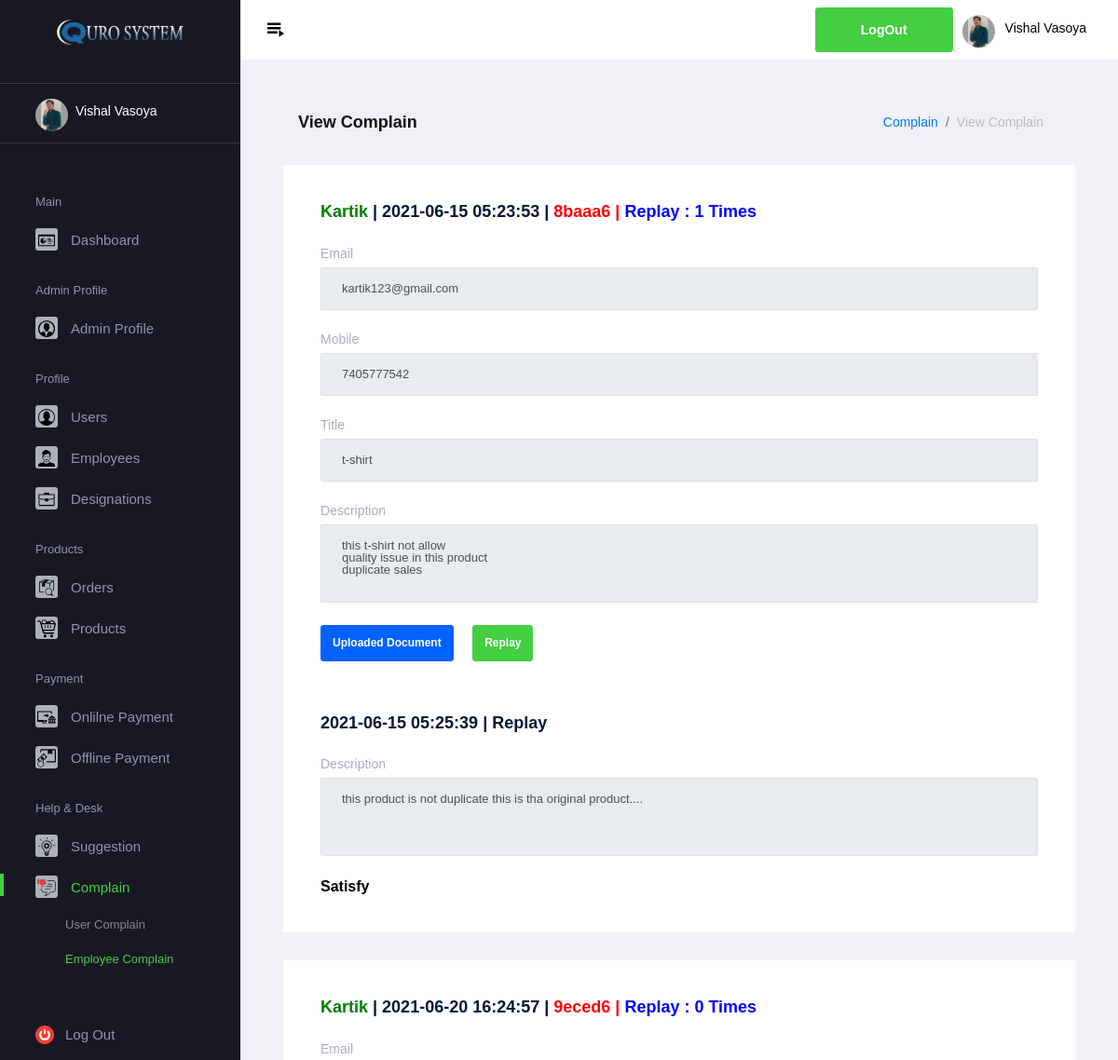
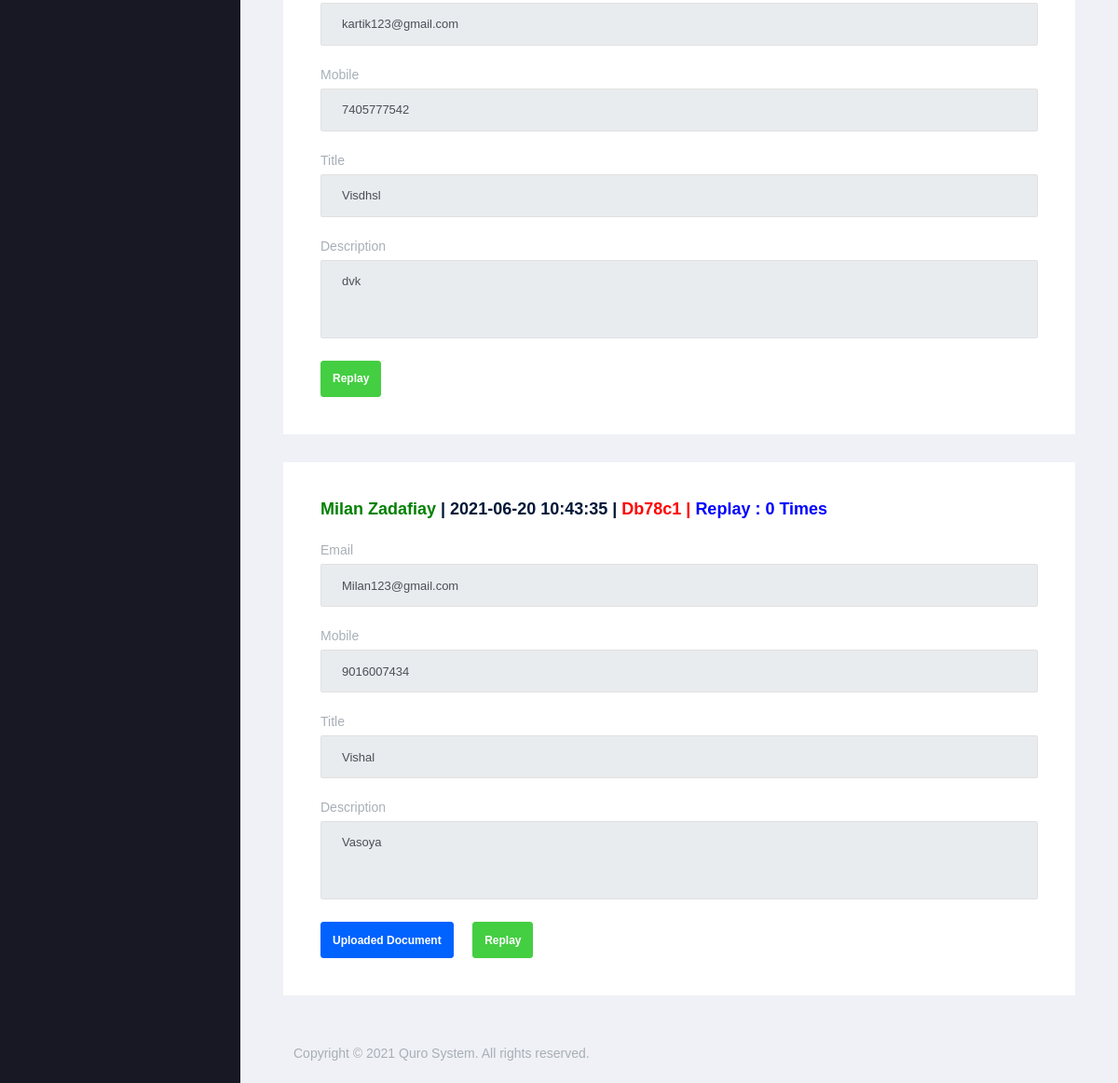
/qrsystem/admin/view_employee_complain.php (signed in), run on the app's committed database (2 pictures, top to bottom).
### tables this page shows
CREATE TABLE `complain` (
  `cid` varchar(50) NOT NULL,
  `ctitle` varchar(150) NOT NULL,
  `cdesc` varchar(500) NOT NULL,
  `oid` varchar(30) DEFAULT NULL,
  `img` varchar(150) DEFAULT NULL,
  `id` varchar(50) NOT NULL,
  `name` varchar(100) NOT NULL,
  `email` varchar(100) NOT NULL,
  `mno` varchar(15) NOT NULL,
  `type` varchar(50) NOT NULL,
  `rstatus` varchar(100) NOT NULL,
  `stamp` timestamp NOT NULL DEFAULT current_timestamp()
);

CREATE TABLE `complain_replay` (
  `crid` varchar(15) NOT NULL,
  `rdesc` text NOT NULL,
  `status` varchar(50) DEFAULT NULL,
  `cid` varchar(50) NOT NULL,
  `id` text NOT NULL,
  `name` text NOT NULL,
  `stamp` timestamp NOT NULL DEFAULT current_timestamp()
);

### qrsystem/admin/view_employee_complain.php (the view, shortened to what this page needs)
<?php
include "../../conn.php";
?>
<!DOCTYPE html>
<html lang="en">
<head>
    <link rel="stylesheet" href="../../assets/vendors/mdi/css/materialdesignicons.min.css">
    <link rel="stylesheet" href="../../assets/vendors/flag-icon-css/css/flag-icon.min.css">
    <link rel="stylesheet" href="../../assets/vendors/css/vendor.bundle.base.css">
    <link rel="stylesheet" href="../../assets/css/demo_1/style.css">
</head>
<body>
    <div class="container-scroller">
        <?php
    if(isset($_SESSION['aname']) && isset($_SESSION['aid']) && isset($_SESSION['aemail']) && isset($_SESSION['aimg']))
    {
        include "themes/header.php";
    }
    else
    {
        header("location:../../login.php");
    }
    ?>
        <div class="container-fluid page-body-wrapper">
            <?php
    if(isset($_SESSION['aname']) && isset($_SESSION['aid']) && isset($_SESSION['aemail']) && isset($_SESSION['aimg']))
    {
        include "themes/sidebar.php";
    }
    else
    {
        header("location:../../login.php");
    }
    ?>
            <div class="main-panel">
                <div class="content-wrapper">
                    <div class="page-header">
                        <h3 class="page-title">View Complain</h3>
                        <nav aria-label="breadcrumb">
                            <ol class="breadcrumb">
                                <li class="breadcrumb-item"><a href="#">Complain</a></li>
                                <li class="breadcrumb-item active" aria-current="page">View Complain</li>
                            </ol>
                        </nav>
                    </div>
                    <div class="row">
                        <?php
            if(isset($_SESSION['aname']) && isset($_SESSION['aid']) && isset($_SESSION['aemail']) && isset($_SESSION['aimg']))
            {
                $q1="select * from complain where type='EMPLOYEE'";
                if($r1=mysqli_query($conn,$q1))
                {
                    while($num=mysqli_fetch_assoc($r1))
                    {
                        $cid=$num['cid'];
                        $q15="select * from complain_replay where cid='$cid'";
                        if($r15=mysqli_query($conn,$q15))
                        {
                          $n15=mysqli_num_rows($r15);
                        }
                        echo '
                        <div class="col-12 grid-margin stretch-card">
                        <div class="card">
                          <div class="card-body">
                            <h4 class="card-title"><font color="green">'.$num['name'].'</font>  |  '.$num['stamp'].' | <font color="red">' .$num['cid'].'  |  <font color="blue">Replay : '.$n15.' Times</font></font></h4>
                            <form class="forms-sample" method="post">
                            <div class="form-group">
                            <label for="exampleInputEmail3">Email</label>
                            <input type="email" class="form-control" id="uemail" name="uemail"
                                value="'.$num['email'].'" placeholder="Email" disabled>
                        </div>
                        <div class="form-group">
                            <label for="exampleInputPassword4">Mobile</label>
                            <input type="tel" class="form-control" id="umno" name="umno"
                                value="'.$num['mno'].'" placeholder="Mobile" disabled>
                        </div>
                              <div class="form-group">
                                <label for="exampleInputPassword4">Title</label>
                                <input type="text" class="form-control" id="title" name="title" value="'.$num['ctitle'].'" disabled>
                              </div>';
                            echo '
                              <div class="form-group">
                                <label for="exampleTextarea1">Description</label>
                                <textarea class="form-control" id="desc" name="desc" rows="4" disabled>'.$num['cdesc'].'</textarea>
                              </div>';
                              if(!$num['img']=="")
                              {
                                echo '<button name="img" class="btn btn-primary mr-3"><a style="color:white" target="_blank" href="../../images/user/complain/'.$num['img'].'">Uploaded Document</a></button>';
                              }
                              echo '
                              <button name="replay" class="btn btn-success mr-3"><a style="color:white" href="employee_complain_replay.php?cid='.$num['cid'].'">Replay</a></button>
                            </form>
                          </div>';
                          $q12="select * from complain_replay where cid='".$num['cid']."' order by stamp";
                          if($r12=mysqli_query($conn,$q12))
                          {
                              while($n12=mysqli_fetch_assoc($r12))
                              {
                              echo '<div class="card-body">
                              <h4 class="card-title">'.$n12['stamp'].' | Replay</font></h4>
                              <form class="forms-sample" method="post">
                              <input type="hidden" name="crid" value="'.$n12['crid'].'"/>
                              <input type="hidden" name="cid" value="'.$n12['cid'].'"/>
                                  <div class="form-group">
                                      <label for="exampleTextarea1">Description</label>
                                      <textarea class="form-control" id="desc" name="desc" rows="4" disabled>'.$n12['rdesc'].'</textarea>
                                  </div>';
                                  if($n12['status'] == NULL)
                                  { echo '
                                    <form method="post">
                                      <input type="hidden" value="'.$n12['crid'].'" name="crid"/>
                                      <button type="submit" name="remove" class="btn btn-sm btn-danger m-2">REMOVE</button>
                                    <font color="black"><b>Not Answer</b></font>
                                    </form>';
                                  }
                                  else
                                  {
                                      if($n12['status']=='1')
                                      {
                                        echo "<font color='black'><b>Satisfy</b></font>";
                                      }
                                      else
                                      {
                                        echo "<font color='black'><b>UnSatisfy</b></font>";
                                      }
                                  }
                                  echo '
                                  </form>
                            </div>';
                        }
                          }
                          echo '
                        </div>
                      </div>
                    ';
                    }
                }
            }
             ?>
                    </div>
                </div>
                <?php include "../../footer.php"; ?>
            </div>
        </div>
    </div>
</body>
</html>

### data on the page
complain: name "Kartik", stamp "2021-06-15 05:23:53", cid "8baaa6", n15 "1", uemail "kartik123@gmail.com", umno "7405777542", title "t-shirt", desc "this t-shirt not allow quality issue in this product duplicate sales"
complain_replay: stamp "2021-06-15 05:25:39", desc "this product is not duplicate this is tha original product....", status "Satisfy"
complain: name "Kartik", stamp "2021-06-20 16:24:57", cid "9eced6", n15 "0", uemail "kartik123@gmail.com", umno "7405777542", title "Visdhsl", desc "dvk"
complain: name "Milan Zadafiay", stamp "2021-06-20 10:43:35", cid "Db78c1", n15 "0", uemail "Milan123@gmail.com", umno "9016007434", title "Vishal", desc "Vasoya"

### other printed values
$_SESSION['aname'] "Vishal Vasoya"
